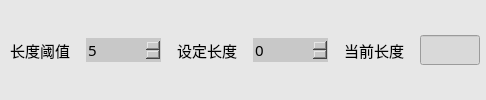
             <widget class="QWidget" name="widget_9" native="true">
              <property name="styleSheet">
               <string notr="true">background-color: rgb(231, 231, 231);</string>
              </property>
              <layout class="QHBoxLayout" name="horizontalLayout_7">
               <property name="leftMargin">
                <number>0</number>
               </property>
               <property name="topMargin">
                <number>0</number>
               </property>
               <property name="rightMargin">
                <number>0</number>
               </property>
               <property name="bottomMargin">
                <number>0</number>
               </property>
               <item>
                <widget class="QLabel" name="label_11">
                 <property name="minimumSize">
                  <size>
                   <width>80</width>
                   <height>0</height>
                  </size>
                 </property>
                 <property name="font">
                  <font>
                   <family>微软雅黑</family>
                   <pointsize>11</pointsize>
                   <weight>50</weight>
                   <italic>false</italic>
                   <bold>false</bold>
                  </font>
                 </property>
                 <property name="styleSheet">
                  <string notr="true">font: 11pt &quot;微软雅黑&quot;;</string>
                 </property>
                 <property name="text">
                  <string>长度阈值</string>
                 </property>
                 <property name="alignment">
                  <set>Qt::AlignCenter</set>
                 </property>
                </widget>
               </item>
               <item>
                <widget class="KSpinBoxKb" name="spinBoxLengthThresh">
                 <property name="minimumSize">
                  <size>
                   <width>75</width>
                   <height>0</height>
                  </size>
                 </property>
                 <property name="maximumSize">
                  <size>
                   <width>60</width>
                   <height>16777215</height>
                  </size>
                 </property>
                 <property name="font">
                  <font>
                   <family>微软雅黑</family>
                   <pointsize>11</pointsize>
                   <weight>50</weight>
                   <italic>false</italic>
                   <bold>false</bold>
                  </font>
                 </property>
                 <property name="styleSheet">
                  <string notr="true">
QSpinBox
{
font: 11pt &quot;微软雅黑&quot;;
	border-width:1;border-style:none;
	border-color:rgb(255, 255, 255);
	background-color: rgb(200, 200, 200);
	color::rgb(255,255, 0);

}
QSpinBox::down-button
{   
	
	background-color: rgb(200, 200, 200);
	subcontrol-origin:border;
    subcontrol-position:left;
    image: url(:/左normal.png);
    width: 20px;
    height: 30px; ;
}
QSpinBox::up-button
{
board:none;
	background-color: rgb(200, 200, 200);
	subcontrol-origin:border;
    subcontrol-position:right;
    image: url(:/右normal.png);
    width: 20px;
    height: 30px;       
}

QSpinBox::up-button:pressed
{
board:none;
background-color: rgb(103, 103, 103);
	subcontrol-origin:border;
    subcontrol-position:right;
    image: url(:/右press.png);
    width: 20px;
    height: 30px;      
}
QSpinBox::down-button:pressed
{
board:none;
background-color: rgb(103, 103, 103);
	subcontrol-origin:border;
    subcontrol-position:left;
    image: url(:/左press.png);
    width: 20px;
    height: 30px; 
}
</string>
                 </property>
                 <property name="minimum">
                  <number>5</number>
                 </property>
                 <property name="maximum">
                  <number>9999</number>
                 </property>
                </widget>
               </item>
               <item>
                <widget class="QLabel" name="label_12">
                 <property name="minimumSize">
                  <size>
                   <width>80</width>
                   <height>0</height>
                  </size>
                 </property>
                 <property name="font">
                  <font>
                   <family>微软雅黑</family>
                   <pointsize>11</pointsize>
                   <weight>50</weight>
                   <italic>false</italic>
                   <bold>false</bold>
                  </font>
                 </property>
                 <property name="styleSheet">
                  <string notr="true">font: 11pt &quot;微软雅黑&quot;;</string>
                 </property>
                 <property name="text">
                  <string>设定长度</string>
                 </property>
                 <property name="alignment">
                  <set>Qt::AlignCenter</set>
                 </property>
                </widget>
               </item>
               <item>
                <widget class="KSpinBoxKb" name="spinBoxSetLength">
                 <property name="minimumSize">
                  <size>
                   <width>75</width>
                   <height>0</height>
                  </size>
                 </property>
                 <property name="maximumSize">
                  <size>
                   <width>60</width>
                   <height>16777215</height>
                  </size>
                 </property>
                 <property name="font">
                  <font>
                   <family>微软雅黑</family>
                   <pointsize>11</pointsize>
                   <weight>50</weight>
                   <italic>false</italic>
                   <bold>false</bold>
                  </font>
                 </property>
                 <property name="styleSheet">
                  <string notr="true">
QSpinBox
{
font: 11pt &quot;微软雅黑&quot;;
	border-width:1;border-style:none;
	border-color:rgb(255, 255, 255);
	background-color: rgb(200, 200, 200);
	color::rgb(255,255, 0);

}
QSpinBox::down-button
{   
	
	background-color: rgb(200, 200, 200);
	subcontrol-origin:border;
    subcontrol-position:left;
    image: url(:/左normal.png);
    width: 20px;
    height: 30px; ;
}
QSpinBox::up-button
{
board:none;
	background-color: rgb(200, 200, 200);
	subcontrol-origin:border;
    subcontrol-position:right;
    image: url(:/右normal.png);
    width: 20px;
    height: 30px;       
}

QSpinBox::up-button:pressed
{
board:none;
background-color: rgb(103, 103, 103);
	subcontrol-origin:border;
    subcontrol-position:right;
    image: url(:/右press.png);
    width: 20px;
    height: 30px;      
}
QSpinBox::down-button:pressed
{
board:none;
background-color: rgb(103, 103, 103);
	subcontrol-origin:border;
    subcontrol-position:left;
    image: url(:/左press.png);
    width: 20px;
    height: 30px; 
}
</string>
                 </property>
                 <property name="maximum">
                  <number>9999</number>
                 </property>
                </widget>
               </item>
               <item>
                <widget class="QLabel" name="label_13">
                 <property name="minimumSize">
                  <size>
                   <width>80</width>
                   <height>0</height>
                  </size>
                 </property>
                 <property name="font">
                  <font>
                   <family>微软雅黑</family>
                   <pointsize>11</pointsize>
                   <weight>50</weight>
                   <italic>false</italic>
                   <bold>false</bold>
                  </font>
                 </property>
                 <property name="styleSheet">
                  <string notr="true">font: 11pt &quot;微软雅黑&quot;;</string>
                 </property>
                 <property name="text">
                  <string>当前长度</string>
                 </property>
                 <property name="alignment">
                  <set>Qt::AlignCenter</set>
                 </property>
                </widget>
               </item>
               <item>
                <widget class="QLineEdit" name="lineEditCurLength">
                 <property name="minimumSize">
                  <size>
                   <width>60</width>
                   <height>0</height>
                  </size>
                 </property>
                 <property name="maximumSize">
                  <size>
                   <width>60</width>
                   <height>16777215</height>
                  </size>
                 </property>
                 <property name="font">
                  <font>
                   <family>微软雅黑</family>
                   <pointsize>11</pointsize>
                   <weight>50</weight>
                   <italic>false</italic>
                   <bold>false</bold>
                  </font>
                 </property>
                 <property name="styleSheet">
                  <string notr="true">background-color: rgb(217, 217, 217);
font: 11pt &quot;微软雅黑&quot;;</string>
                 </property>
                </widget>
               </item>
               <item>
                <spacer name="horizontalSpacer_3">
                 <property name="orientation">
                  <enum>Qt::Horizontal</enum>
                 </property>
                 <property name="sizeHint" stdset="0">
                  <size>
                   <width>6</width>
                   <height>20</height>
                  </size>
                 </property>
                </spacer>
               </item>
              </layout>
             </widget>
